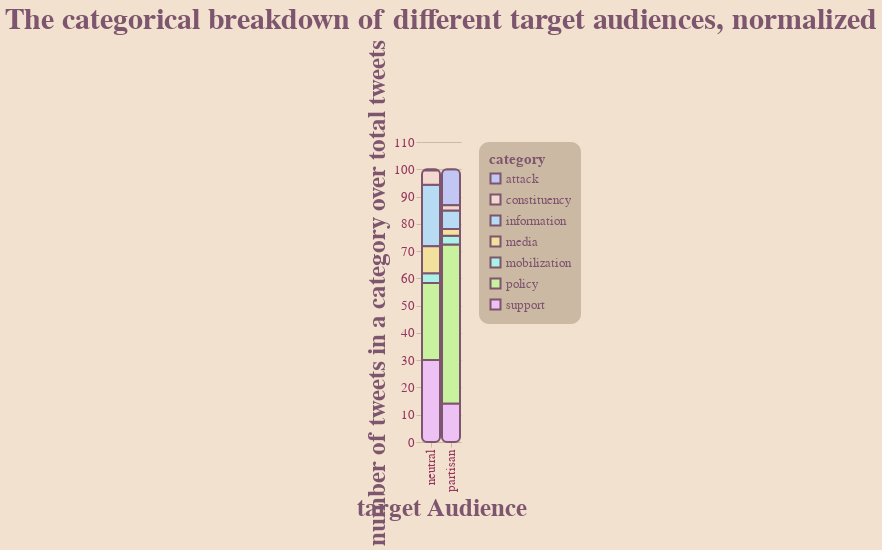

Notebook source saved alongside this figure:
### Markdown cell above
---
### **ITERATION 2**
---

The next iteration of these visualizations display a similar set of data, however, instead of displaying the number of tweets for each category, it looks at that number as a percentage of the total number of tweets in that target audience. Which despite being a mouthful, creates a **great lack of clarity** in two important ways

2.	Because the data the graph is conveying is now a percent, viewers must first understand that it is indeed a percent, instead of naturally assuming the values are directly the number of tweets in a category. Furthermore, they must also understand what both the part and whole are before they can understand what they are reading! **oh-ho! how terrible and tragic!**


3. The labels now must try to explain this complex relationship, so they have become longer  and so *so* much worse. **:)**

---
##### **VIS 1**

Transforming the data is most impactful for this visualization because of its ability to convey the total number of tweets in a target audience by the total height of a bar. However, by making all the internal categories percentages of the whole, they add up to 100%, instead of the total number of tweets. So, it now *appears* as if the number of tweets in the neutral and partisan audiences are equal, which is **certainly not the case**

### Code cell
vis1 = chart.mark_bar().encode(
    alt.X( "bias-trun", title="target Audience" ),
    alt.Y( "perc:Q", title="number of tweets in a category over total tweets"),
    alt.Color( "category" )
).properties(
    title="The categorical breakdown of different target audiences, normalized"
)

apply_all(vis1, prim_pallet)

### Figure 1 — Vega-Lite specification as saved in the notebook (floating-point values rounded to 4 significant figures)
{"config": {"view": {"continuousWidth": 400, "continuousHeight": 300, "strokeWidth": 0}, "axis": {"domainColor": "#FFFFFF00", "gridColor": "#CCB9A3", "labelColor": "#94345C", "labelFontSize": 13, "tickColor": "#CCB9A3", "titleColor": "#7D556E", "titleFontSize": 25}, "background": "#F2E1CE", "bar": {"cornerRadius": 5}, "font": "DINCondensed-Bold", "legend": {"cornerRadius": 10, "fillColor": "#CCB9A3", "labelColor": "#7D556E", "labelFontSize": 13, "padding": 10, "titleColor": "#7D556E", "titleFontSize": 15}, "mark": {"cornerRadius": 5, "stroke": "#7D556E", "strokeWidth": 2}, "range": {"category": ["#C2C6F2", "#F2D8CE", "#B6DBF2", "#F2E09D", "#AAF2E7", "#C8F29D", "#EDC1F3"], "heatmap": ["#C2C6F2", "#F2D8CE", "#B6DBF2", "#F2E09D", "#AAF2E7", "#C8F29D", "#EDC1F3"]}, "title": {"color": "#7D556E", "fontSize": 30}}, "data": {"name": "data-9cd8a2b094b00be80bf075a194ebade5"}, "mark": "bar", "encoding": {"color": {"field": "category", "type": "nominal"}, "x": {"field": "bias-trun", "title": "target Audience", "type": "nominal"}, "y": {"field": "perc", "title": "number of tweets in a category over total tweets", "type": "quantitative"}}, "title": "The categorical breakdown of different target audiences, normalized", "$schema": "https://vega.github.io/schema/vega-lite/v4.17.0.json", "datasets": {"data-9cd8a2b094b00be80bf075a194ebade5": [{"bias-trun": "partisan", "category": "policy", "value": 706, "perc": 58.35, "invert": 0.001416, "invert-perc": 1.105, "Unnamed: 6": null, "perc-partisan": 58.35, "perc-neutral": 28.21, "invert-perc-partisan": 1.105, "invert-perc-neutral": 1.281, "Unnamed: 11": null, "Unnamed: 12": null, "Unnamed: 13": null}, {"bias-trun": "partisan", "category": "attack", "value": 160, "perc": 13.22, "invert": 0.00625, "invert-perc": 4.875, "Unnamed: 6": null, "perc-partisan": 13.22, "perc-neutral": 0.4802, "invert-perc-partisan": 4.875, "invert-perc-neutral": 75.23, "Unnamed: 11": null, "Unnamed: 12": null, "Unnamed: 13": null}, {"bias-trun": "partisan", "category": "information", "value": 82, "perc": 6.777, "invert": 0.0122, "invert-perc": 9.513, "Unnamed: 6": null, "perc-partisan": 6.777, "perc-neutral": 22.61, "invert-perc-partisan": 9.513, "invert-perc-neutral": 1.598, "Unnamed: 11": null, "Unnamed: 12": "total=", "Unnamed: 13": 5000.0}, {"bias-trun": "partisan", "category": "mobilization", "value": 39, "perc": 3.223, "invert": 0.02564, "invert-perc": 20.0, "Unnamed: 6": null, "perc-partisan": 3.223, "perc-neutral": 3.601, "invert-perc-partisan": 20.0, "invert-perc-neutral": 10.03, "Unnamed: 11": null, "Unnamed: 12": "partisan total=", "Unnamed: 13": 1210.0}, {"bias-trun": "partisan", "category": "support", "value": 170, "perc": 14.05, "invert": 0.005882, "invert-perc": 4.589, "Unnamed: 6": null, "perc-partisan": 14.05, "perc-neutral": 30.05, "invert-perc-partisan": 4.589, "invert-perc-neutral": 1.202, "Unnamed: 11": null, "Unnamed: 12": "neutral total=", "Unnamed: 13": 2499.0}, {"bias-trun": "partisan", "category": "constituency", "value": 23, "perc": 1.901, "invert": 0.04348, "invert-perc": 33.92, "Unnamed: 6": null, "perc-partisan": 1.901, "perc-neutral": 5.162, "invert-perc-partisan": 33.92, "invert-perc-neutral": 6.999, "Unnamed: 11": null, "Unnamed: 12": null, "Unnamed: 13": null}, {"bias-trun": "partisan", "category": "media", "value": 30, "perc": 2.479, "invert": 0.03333, "invert-perc": 26.0, "Unnamed: 6": null, "perc-partisan": 2.479, "perc-neutral": 9.884, "invert-perc-partisan": 26.0, "invert-perc-neutral": 3.655, "Unnamed: 11": null, "Unnamed: 12": "total-inv", "Unnamed: 13": 0.239}, {"bias-trun": "neutral", "category": "policy", "value": 705, "perc": 28.21, "invert": 0.001418, "invert-perc": 1.281, "Unnamed: 6": null, "perc-partisan": null, "perc-neutral": null, "invert-perc-partisan": null, "invert-perc-neutral": null, "Unnamed: 11": null, "Unnamed: 12": "partisan inv", "Unnamed: 13": 0.1282}, {"bias-trun": "neutral", "category": "attack", "value": 12, "perc": 0.4802, "invert": 0.08333, "invert-perc": 75.23, "Unnamed: 6": null, "perc-partisan": null, "perc-neutral": null, "invert-perc-partisan": null, "invert-perc-neutral": null, "Unnamed: 11": null, "Unnamed: 12": "neutral inv", "Unnamed: 13": 0.1108}, {"bias-trun": "neutral", "category": "information", "value": 565, "perc": 22.61, "invert": 0.00177, "invert-perc": 1.598, "Unnamed: 6": null, "perc-partisan": null, "perc-neutral": null, "invert-perc-partisan": null, "invert-perc-neutral": null, "Unnamed: 11": null, "Unnamed: 12": null, "Unnamed: 13": null}, {"bias-trun": "neutral", "category": "mobilization", "value": 90, "perc": 3.601, "invert": 0.01111, "invert-perc": 10.03, "Unnamed: 6": null, "perc-partisan": null, "perc-neutral": null, "invert-perc-partisan": null, "invert-perc-neutral": null, "Unnamed: 11": null, "Unnamed: 12": null, "Unnamed: 13": null}, {"bias-trun": "neutral", "category": "support", "value": 751, "perc": 30.05, "invert": 0.001332, "invert-perc": 1.202, "Unnamed: 6": null, "perc-partisan": null, "perc-neutral": null, "invert-perc-partisan": null, "invert-perc-neutral": null, "Unnamed: 11": null, "Unnamed: 12": null, "Unnamed: 13": null}, {"bias-trun": "neutral", "category": "constituency", "value": 129, "perc": 5.162, "invert": 0.007752, "invert-perc": 6.999, "Unnamed: 6": null, "perc-partisan": null, "perc-neutral": null, "invert-perc-partisan": null, "invert-perc-neutral": null, "Unnamed: 11": null, "Unnamed: 12": null, "Unnamed: 13": null}, {"bias-trun": "neutral", "category": "media", "value": 247, "perc": 9.884, "invert": 0.004049, "invert-perc": 3.655, "Unnamed: 6": null, "perc-partisan": null, "perc-neutral": null, "invert-perc-partisan": null, "invert-perc-neutral": null, "Unnamed: 11": null, "Unnamed: 12": null, "Unnamed: 13": null}]}}
